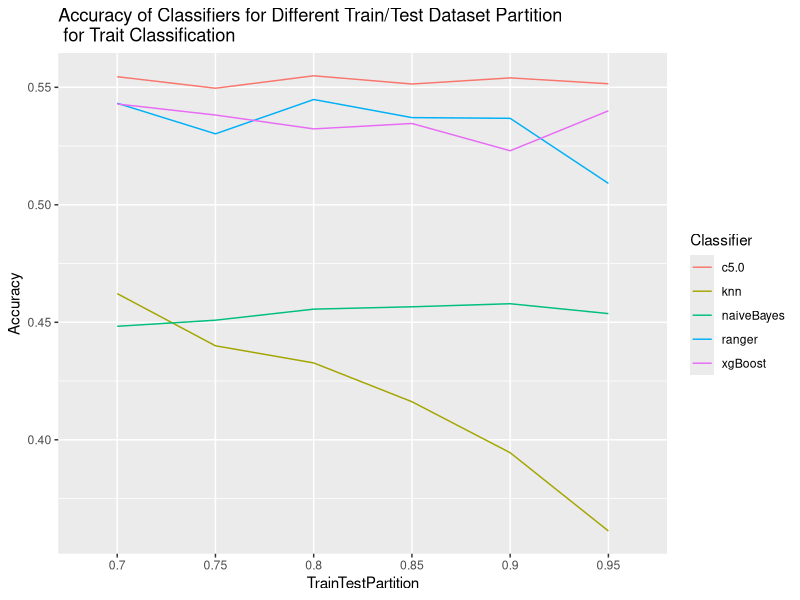
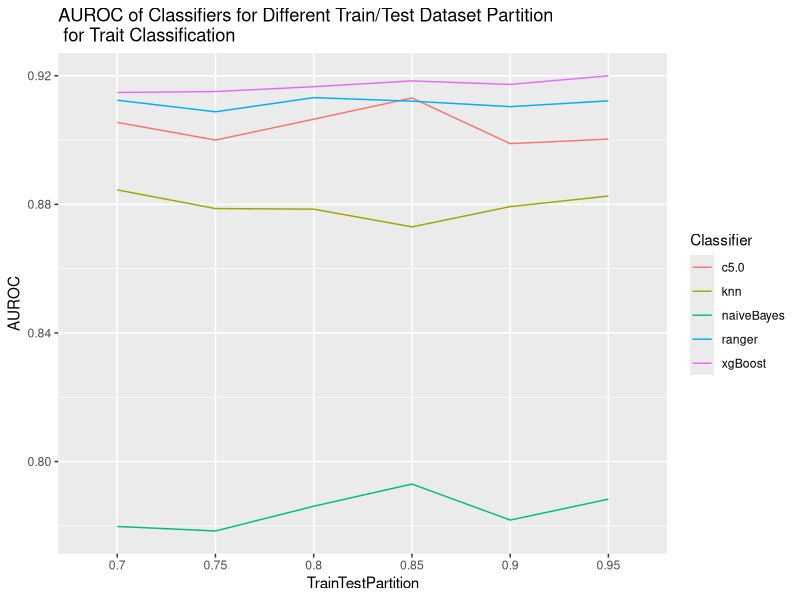

Write R code to recreate these figures, in order.
library(readxl)
library(tidyverse)

resultsTrait <- read_excel("Model Building/Results/results.xlsx", sheet = "Trait", na = "NA")

resultsTrait$Classifier <- factor(resultsTrait$Classifier)
resultsTrait$TrainTestPartition <- factor(resultsTrait$TrainTestPartition)

#accuracy----
resultsTrait %>%
  ggplot(aes(x=TrainTestPartition, y=Accuracy, group=Classifier, color=Classifier)) +
  geom_line() +
  ggtitle("Accuracy of Classifiers for Different Train/Test Dataset Partition\n for Trait Classification")

#auroc----
resultsTrait %>%
  ggplot(aes(x=TrainTestPartition, y=AUROC, group=Classifier, color=Classifier)) +
  geom_line() +
  ggtitle("AUROC of Classifiers for Different Train/Test Dataset Partition\n for Trait Classification")